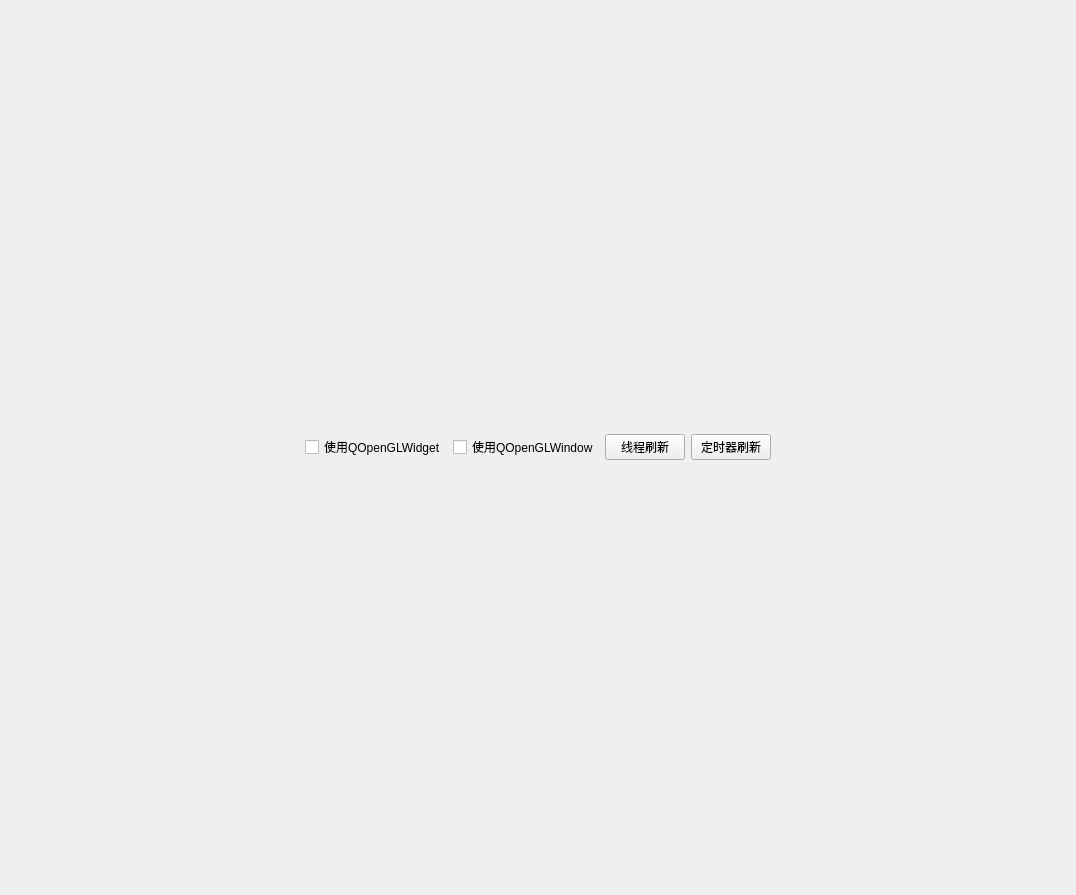
<?xml version="1.0" encoding="UTF-8"?>
<ui version="4.0">
 <class>Widget</class>
 <widget class="QWidget" name="Widget">
  <property name="geometry">
   <rect>
    <x>0</x>
    <y>0</y>
    <width>1076</width>
    <height>895</height>
   </rect>
  </property>
  <property name="windowTitle">
   <string>Widget</string>
  </property>
  <layout class="QGridLayout" name="gridLayout_2">
   <item row="1" column="0">
    <spacer name="horizontalSpacer">
     <property name="orientation">
      <enum>Qt::Horizontal</enum>
     </property>
     <property name="sizeHint" stdset="0">
      <size>
       <width>327</width>
       <height>20</height>
      </size>
     </property>
    </spacer>
   </item>
   <item row="0" column="0" colspan="6">
    <layout class="QGridLayout" name="gridLayout"/>
   </item>
   <item row="1" column="5">
    <spacer name="horizontalSpacer_2">
     <property name="orientation">
      <enum>Qt::Horizontal</enum>
     </property>
     <property name="sizeHint" stdset="0">
      <size>
       <width>327</width>
       <height>20</height>
      </size>
     </property>
    </spacer>
   </item>
   <item row="1" column="1">
    <widget class="QCheckBox" name="checkBox_widget">
     <property name="text">
      <string>使用QOpenGLWidget</string>
     </property>
    </widget>
   </item>
   <item row="1" column="2">
    <widget class="QCheckBox" name="checkBox_window">
     <property name="text">
      <string>使用QOpenGLWindow</string>
     </property>
    </widget>
   </item>
   <item row="1" column="3">
    <widget class="QPushButton" name="but_thread">
     <property name="text">
      <string>线程刷新</string>
     </property>
    </widget>
   </item>
   <item row="1" column="4">
    <widget class="QPushButton" name="but_timer">
     <property name="text">
      <string>定时器刷新</string>
     </property>
    </widget>
   </item>
  </layout>
 </widget>
 <resources/>
 <connections/>
</ui>
